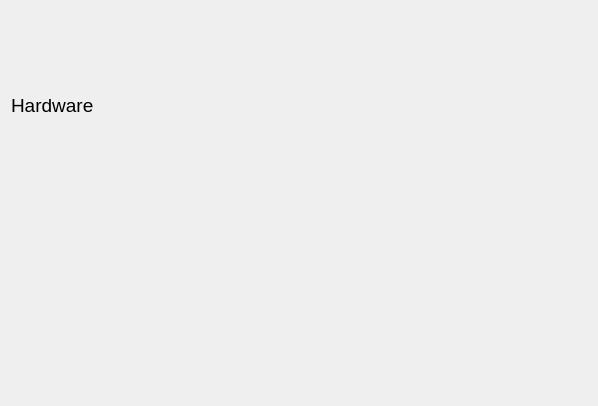
<?xml version="1.0" encoding="UTF-8"?>
<ui version="4.0">
 <class>alt::HardwarePropertiesWidget</class>
 <widget class="QWidget" name="alt::HardwarePropertiesWidget">
  <property name="geometry">
   <rect>
    <x>0</x>
    <y>0</y>
    <width>598</width>
    <height>406</height>
   </rect>
  </property>
  <property name="windowTitle">
   <string>Form</string>
  </property>
  <layout class="QGridLayout" name="gridLayout_2">
   <item row="0" column="0">
    <widget class="QLabel" name="titleLabel">
     <property name="font">
      <font>
       <pointsize>14</pointsize>
      </font>
     </property>
     <property name="text">
      <string>Hardware</string>
     </property>
    </widget>
   </item>
   <item row="1" column="0">
    <layout class="QGridLayout" name="gridLayout">
     <item row="0" column="0">
      <widget class="alt::PropertyTableView" name="propertyTableView" native="true"/>
     </item>
    </layout>
   </item>
  </layout>
 </widget>
 <customwidgets>
  <customwidget>
   <class>alt::PropertyTableView</class>
   <extends>QWidget</extends>
   <header>ui/propertytableview/propertytableview.h</header>
   <container>1</container>
  </customwidget>
 </customwidgets>
 <resources>
  <include location="../../logo.qrc"/>
 </resources>
 <connections/>
</ui>
